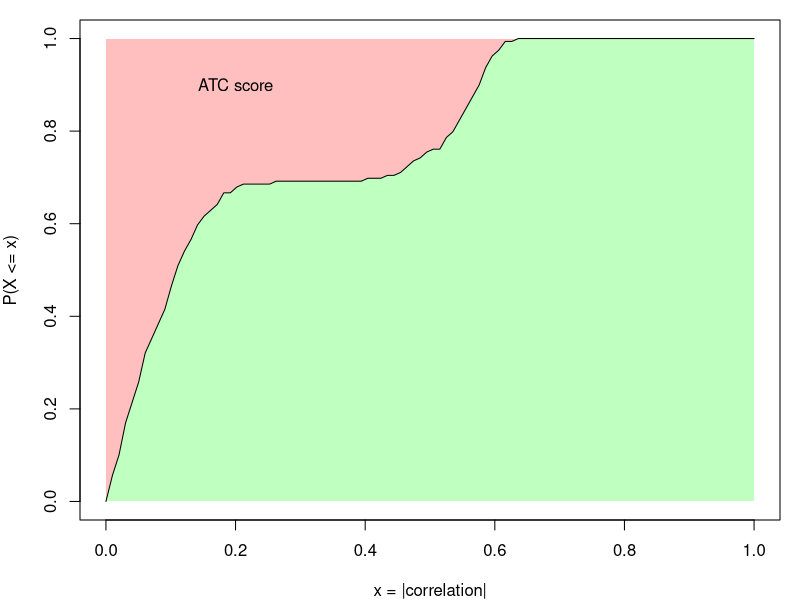
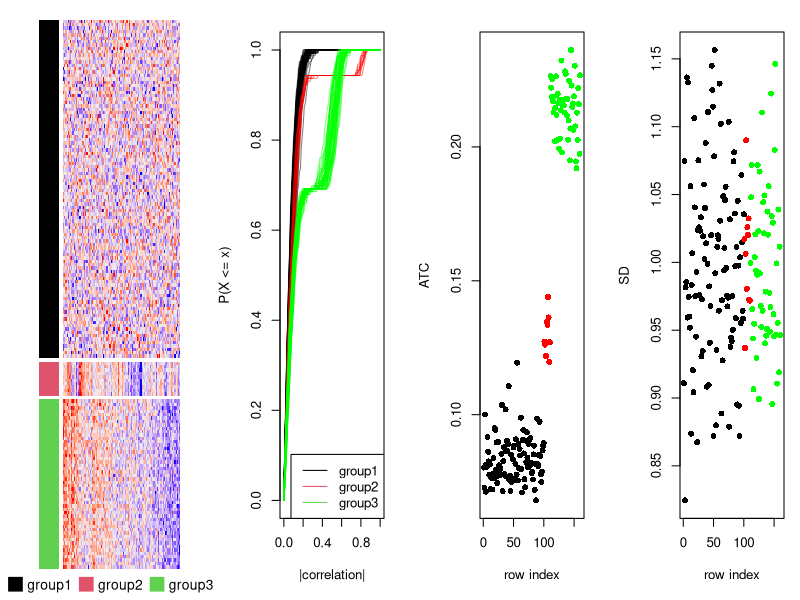
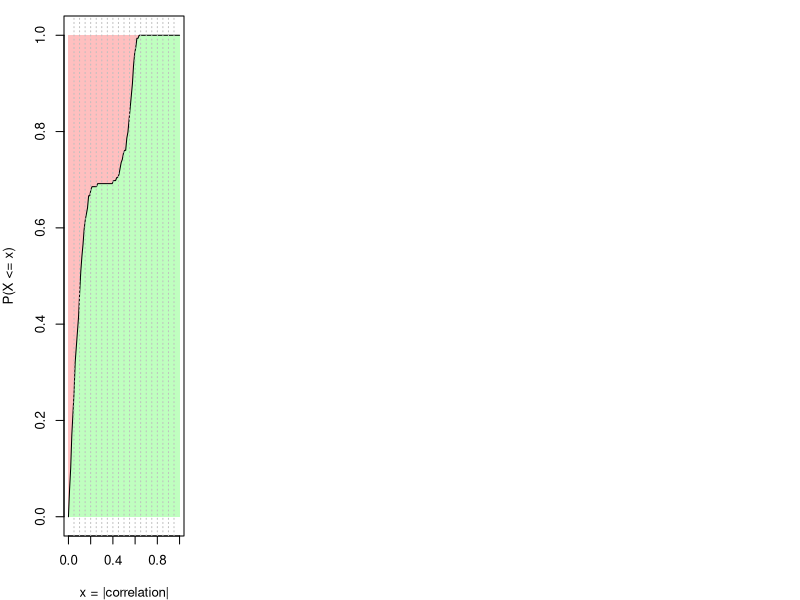
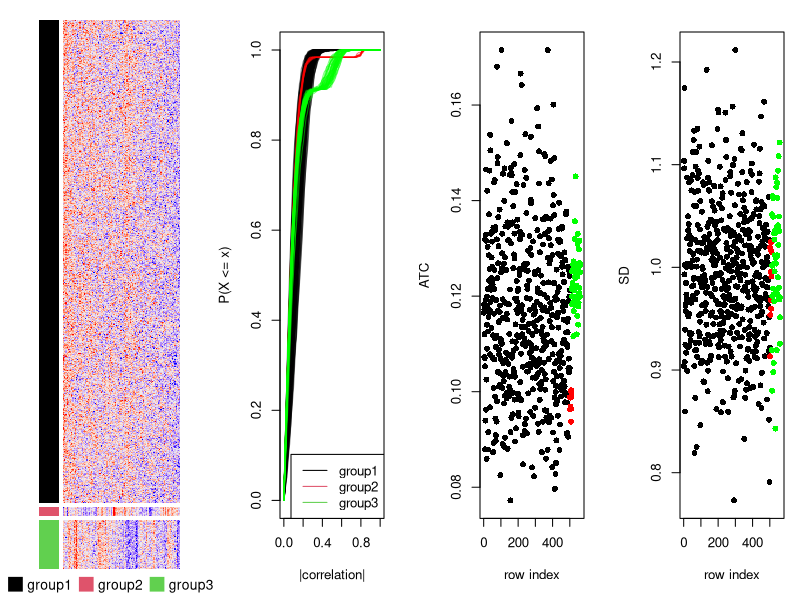
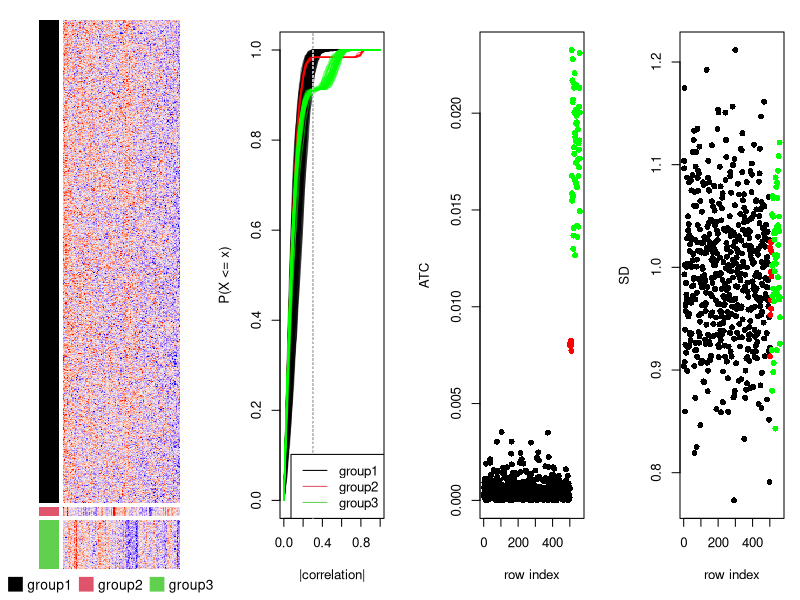
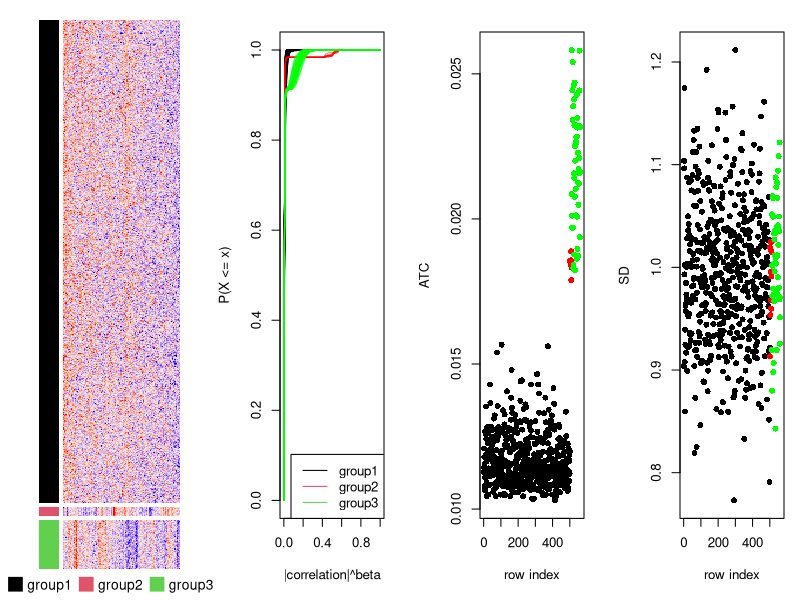

These charts were generated, in order, by the following R code:
## ---- chunk 1
library(matrixStats)
library(mvtnorm)
library(ComplexHeatmap)
test_ATC = function(nr1, nr2, nr3, cor1, cor2, cor3, min_cor = 0, beta = 1) {
	
	sigma = matrix(cor1, nrow = nr1, ncol = nr1); diag(sigma) = 1
	mat1 = t(rmvnorm(100, mean = rep(0, nr1), sigma = sigma))

	sigma = matrix(cor2, nrow = nr2, ncol = nr2); diag(sigma) = 1
	mat2 = t(rmvnorm(100, mean = rep(0, nr2), sigma = sigma))

	sigma = matrix(cor3, nrow = nr3, ncol = nr3); diag(sigma) = 1
	mat3 = t(rmvnorm(100, mean = rep(0, nr3), sigma = sigma))

	mat = t(rbind(mat1, mat2, mat3))

	grid.newpage()
	par(mfrow = c(1, 4))
	plot.new()
	par(mar = c(5.1, 5, 2, 1), cex = 0.8)
	v = NULL
	if(beta == 1) {
		plot(NULL, xlim = c(0, 1), ylim = c(0, 1), ylab = "P(X <= x)", xlab = "|correlation|")
	} else {
		plot(NULL, xlim = c(0, 1), ylim = c(0, 1), ylab = "P(X <= x)", xlab = "|correlation|^beta")
	}
	for(i in 1:ncol(mat)) {
	    cor_v <- abs(cor(mat[, i, drop = FALSE], mat[, -i, drop = FALSE]))^beta
	    cor_v = sort(cor_v)
	    f = ecdf(cor_v)
	    
	    cor_v = seq(min_cor, 1, length = 100)
	    n2 = length(cor_v)
	    v[i] = sum((cor_v[2:n2] - cor_v[1:(n2-1)])*f(cor_v[-n2]))
	    x = seq(0, 1, length = 100)
	    lines(x, f(x), col = ifelse(i <= nr1, "#00000080", ifelse(i <= nr1+nr2, "#FF000080", "#00FF0080")))
	    if(min_cor > 0) abline(v = min_cor, lty = 3, col = "grey")
	}
	legend("bottomright", lty = 1, col = 1:3, legend = c("group1", "group2", "group3"))
	v = (1 - min_cor) - v

	dx_list = NULL
	dy_list = NULL
	for(i in 1:ncol(mat)) {
	    cor_v <- abs(cor(mat[, i, drop = FALSE], mat[, -i, drop = FALSE]))
	    d = density(cor_v)
	    dx_list = c(dx_list, list(d$x))
	    dy_list = c(dy_list, list(d$y))
	}
	max_y = max(unlist(dy_list))


	plot(v, pch = 16, xlab = "row index", ylab = "ATC", 
		col = ifelse(seq_along(v) <= nr1, "#000000", ifelse(seq_along(v) <= nr1+nr2, "#FF0000", "#00FF00")))

	plot(colSds(mat), pch = 16, xlab = "row index", ylab = "SD", col = ifelse(seq_along(v) <= nr1, "#000000", ifelse(seq_along(v) <= nr1+nr2, "#FF0000", "#00FF00")))

	pushViewport(viewport(x = 0, y = 1, width = 0.25, height = 1, just = c("left", "top")))
	library(ComplexHeatmap)
	split = factor(c(rep(1, nr1), rep(2, nr2), rep(3, nr3)), levels = c(1, 2, 3))
	ht = Heatmap(t(mat), row_split = split, cluster_row_slices = FALSE, row_title = NULL,
		show_row_dend = FALSE, show_column_dend = FALSE, show_heatmap_legend = FALSE,
		left_annotation = rowAnnotation(split = split, col = list(split = c("1" = 1, "2" = 2, "3" = 3)),
			annotation_legend_param = list(
				split = list(labels = c("group1", "group2", "group3"), nrow = 1, title = "")),
			show_annotation_name = FALSE))
	draw(ht, newpage = FALSE, padding = unit(c(2, 10, 5, 5), "mm"), heatmap_legend_side = "bottom")
	popViewport()
}
## ---- chunk 2
par(mar = c(4, 4, 1, 1))
cor_v = c(0.00296, 0.00323, 0.00493, 0.00511, 0.00513, 0.00653, 0.00838, 0.00859, 0.00923, 0.0116, 0.0141, 0.0142, 0.0144, 0.0161, 0.0186, 0.0195, 0.0205, 0.0222, 0.0231, 0.0237, 0.0242, 0.025, 0.0255, 0.0277, 0.028, 0.029, 0.029, 0.0314, 0.0322, 0.0355, 0.0357, 0.0363, 0.0379, 0.0392, 0.0411, 0.0423, 0.0426, 0.0441, 0.0449, 0.046, 0.0501, 0.0508, 0.0529, 0.0536, 0.054, 0.0541, 0.0549, 0.0567, 0.0576, 0.0581, 0.0605, 0.0608, 0.0639, 0.0671, 0.0682, 0.0698, 0.0717, 0.0737, 0.0747, 0.075, 0.0773, 0.0816, 0.0834, 0.0837, 0.0869, 0.0899, 0.0928, 0.0937, 0.0945, 0.0946, 0.0964, 0.0981, 0.099, 0.101, 0.102, 0.102, 0.103, 0.104, 0.106, 0.109, 0.111, 0.115, 0.115, 0.116, 0.116, 0.121, 0.124, 0.127, 0.127, 0.127, 0.133, 0.135, 0.135, 0.135, 0.138, 0.143, 0.144, 0.146, 0.156, 0.16, 0.164, 0.169, 0.173, 0.178, 0.179, 0.179, 0.194, 0.202, 0.211, 0.253, 0.396, 0.429, 0.447, 0.455, 0.457, 0.465, 0.466, 0.477, 0.487, 0.488, 0.498, 0.518, 0.519, 0.522, 0.524, 0.526, 0.528, 0.539, 0.54, 0.541, 0.544, 0.546, 0.548, 0.551, 0.552, 0.556, 0.558, 0.559, 0.565, 0.568, 0.568, 0.574, 0.574, 0.576, 0.576, 0.579, 0.58, 0.582, 0.585, 0.59, 0.591, 0.592, 0.594, 0.596, 0.597, 0.609, 0.614, 0.615, 0.628)

cor_v = sort(cor_v)
f = ecdf(cor_v)
x = seq(0, 1, length = 100)
y = f(x)

plot(NULL, xlim = c(0, 1), ylim = c(0, 1), xlab = "x = |correlation|", ylab = "P(X <= x)")
x2 = seq(0, 1, length = 100)
polygon(c(x2, rev(x2)), c(f(x2), rep(1, length(x2))), col = "#FF000040", border = NA)
polygon(c(x2, rev(x2)), c(f(x2), rep(0, length(x2))), col = "#00FF0040", border = NA)
lines(x, y)
text(0.2, 0.9, "ATC score")
## ---- chunk 3
set.seed(12345)
test_ATC(100, 10, 50, 0, 0.8, 0.5)
## ---- chunk 4
par(mar = c(4, 4, 1, 1))
cor_v = c(0.00296, 0.00323, 0.00493, 0.00511, 0.00513, 0.00653, 0.00838, 0.00859, 0.00923, 0.0116, 0.0141, 0.0142, 0.0144, 0.0161, 0.0186, 0.0195, 0.0205, 0.0222, 0.0231, 0.0237, 0.0242, 0.025, 0.0255, 0.0277, 0.028, 0.029, 0.029, 0.0314, 0.0322, 0.0355, 0.0357, 0.0363, 0.0379, 0.0392, 0.0411, 0.0423, 0.0426, 0.0441, 0.0449, 0.046, 0.0501, 0.0508, 0.0529, 0.0536, 0.054, 0.0541, 0.0549, 0.0567, 0.0576, 0.0581, 0.0605, 0.0608, 0.0639, 0.0671, 0.0682, 0.0698, 0.0717, 0.0737, 0.0747, 0.075, 0.0773, 0.0816, 0.0834, 0.0837, 0.0869, 0.0899, 0.0928, 0.0937, 0.0945, 0.0946, 0.0964, 0.0981, 0.099, 0.101, 0.102, 0.102, 0.103, 0.104, 0.106, 0.109, 0.111, 0.115, 0.115, 0.116, 0.116, 0.121, 0.124, 0.127, 0.127, 0.127, 0.133, 0.135, 0.135, 0.135, 0.138, 0.143, 0.144, 0.146, 0.156, 0.16, 0.164, 0.169, 0.173, 0.178, 0.179, 0.179, 0.194, 0.202, 0.211, 0.253, 0.396, 0.429, 0.447, 0.455, 0.457, 0.465, 0.466, 0.477, 0.487, 0.488, 0.498, 0.518, 0.519, 0.522, 0.524, 0.526, 0.528, 0.539, 0.54, 0.541, 0.544, 0.546, 0.548, 0.551, 0.552, 0.556, 0.558, 0.559, 0.565, 0.568, 0.568, 0.574, 0.574, 0.576, 0.576, 0.579, 0.58, 0.582, 0.585, 0.59, 0.591, 0.592, 0.594, 0.596, 0.597, 0.609, 0.614, 0.615, 0.628)

cor_v = sort(cor_v)
f = ecdf(cor_v)
x = seq(0, 1, length = 100)
y = f(x)

plot(NULL, xlim = c(0, 1), ylim = c(0, 1), xlab = "x = |correlation|", ylab = "P(X <= x)")
x2 = seq(0, 1, length = 100)
polygon(c(x2, rev(x2)), c(f(x2), rep(1, length(x2))), col = "#FF000040", border = NA)
polygon(c(x2, rev(x2)), c(f(x2), rep(0, length(x2))), col = "#00FF0040", border = NA)
lines(x, y)
abline(v = seq(0.05, 0.95, by = 0.05), lty = 3, col = "grey")
## ---- chunk 5
set.seed(12345)
test_ATC(500, 10, 50, 0.1, 0.8, 0.5)
## ---- chunk 6
set.seed(12345)
test_ATC(500, 10, 50, 0.1, 0.8, 0.5, min_cor = 0.3)
## ---- chunk 7
set.seed(12345)
test_ATC(500, 10, 50, 0.1, 0.8, 0.5, beta = 3)
